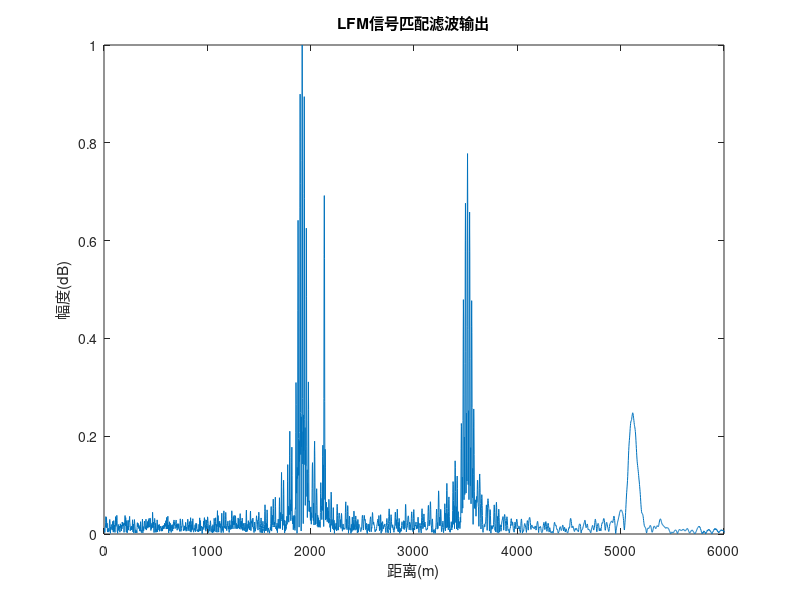
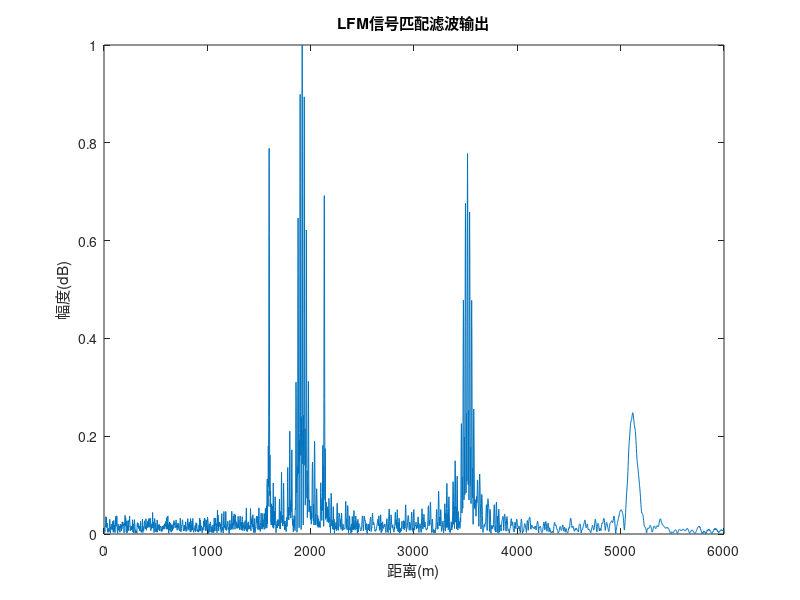
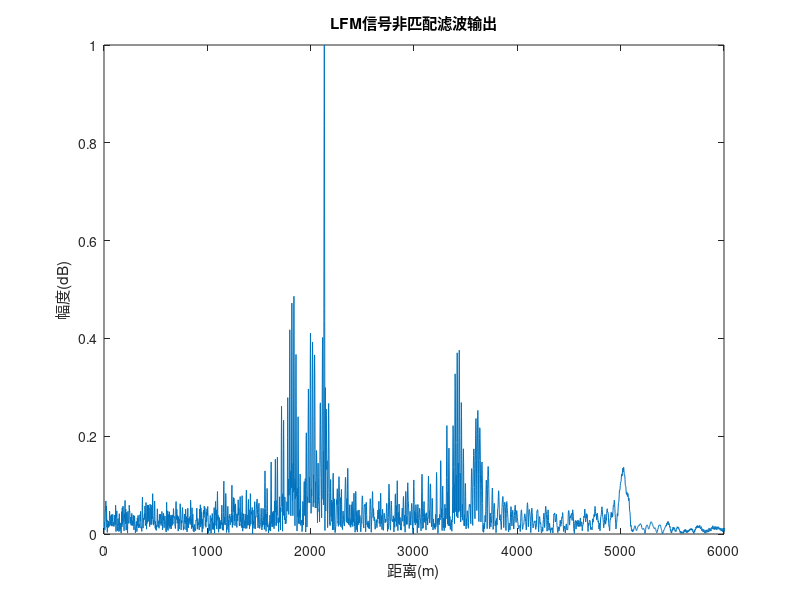
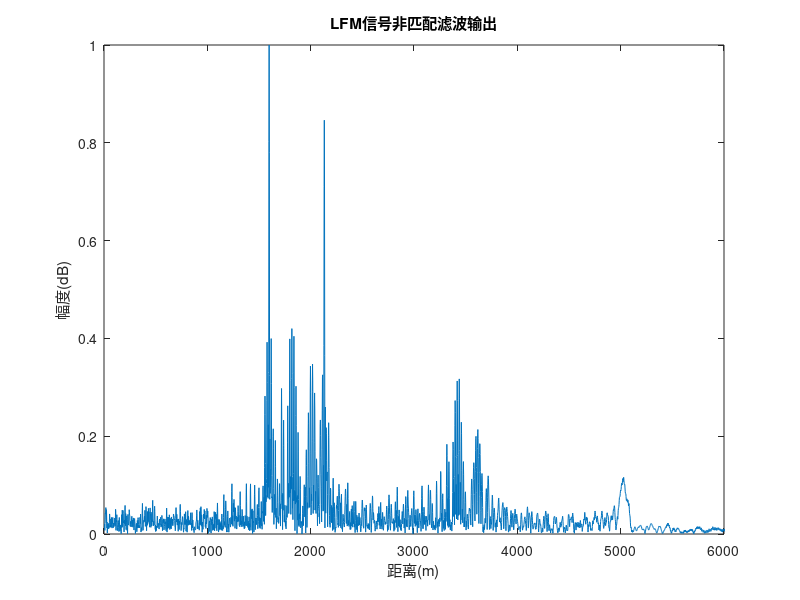

Write the MATLAB code that produced these figures, in order.
%————————————波形设计————————————————————————————
% 清除工作空间和命令窗口
clear;
clc;
%% 信号参数
T = 40e-6; % 信号时宽 40 us
B = 40e6; % 带宽 40 MHz
fs = 2 * B; % 采样频率，至少为带宽的两倍
t = 0 : 1/fs : T-1/fs; % 时间向量
L = length(t); % 信号长度（采样点）
% 距离参数
R_target1 = 2e3; % 目标1距离中心 2 km
R_target2 = 1.5e3;
R_jammer = 1.5e3; % 干扰机距离中心 1.5 km
c = 3e8; % 光速
target1_delay = 2 * R_target1 / c; % 往返延迟
target2_delay = 2 * R_target2 / c; % 往返延迟
jammer_delay = 2 * R_jammer / c;
jammer_delay_index = round(jammer_delay * fs);%干扰机路程时延
% 干扰机参数
T_samp_jammer = 2e-6; % 干扰机采样时宽 2 us
Ts_jammer = 8e-6; % 干扰机采样周期 8 us
% 信干比和信噪比
SIR = -15; % 信干比 -15 dB
SNR = 0; % 信噪比 0 dB
RCS = 1;
% 生成间歇采样脉冲串与干扰信号
pulse_train = zeros(length(t),1);
t_samp_jammer = 0 : 1/fs : T_samp_jammer-1/fs;
num_samps_jammer = length(t_samp_jammer);% 单次采样点数
num_periods = floor((T - T_samp_jammer) / Ts_jammer)+1;% 信号时宽内采样次数
for n = 0:num_periods-1%第n次采样
    start_idx = round((n * Ts_jammer) * fs)+1;%单次采样起始采样点数
    end_idx = start_idx + num_samps_jammer - 1;%终止采样点数
    if end_idx > L
        end_idx = L;
    end
    pulse_train(start_idx:end_idx) = 1; % 将采样时段置为 1
end
f0 = 10e6; % 起始频率
k = B / T; % 调频斜率
LFM_signal = exp(1j * (2 * pi * f0 * t + pi * k * t.^2));% LFM 信号
LFM_signal = LFM_signal';

signal_power = sum(abs(LFM_signal).^2)/L;% 计算信号功率
interference_power = signal_power / (10^(SIR/20));% 计算干扰功率
noise_power = signal_power / (10^(SNR/20));% 计算噪声功率
LFM_j = LFM_signal .* pulse_train;% 3200*1
Jammer_signal = LFM_j * sqrt(interference_power/sum(abs(LFM_j).^2)*L);
%% ISCRJ
jammer_ISCRJ = zeros(L,1);% 3200*1
Jammer_ISCRJ = zeros(L,1);% 3200*1
Jammer_n = zeros(5*num_samps_jammer,1);
z = length(Jammer_n);
for n = 0:num_periods-1% 第n次采样
    start_idx = round((n * Ts_jammer) * fs)+1;
    end_idx = start_idx + num_samps_jammer-1;
    Jammer_n = [Jammer_signal(start_idx : end_idx,1);Jammer_n(1:z-end_idx+start_idx-1,1)];
    if end_idx+1+z-1 <= L
        Jammer_ISCRJ(end_idx+1 : end_idx+1+z-1) = Jammer_ISCRJ(end_idx+1 : end_idx+1+z-1) + Jammer_n;
    else
        Jammer_ISCRJ(end_idx+1 : L,1) = Jammer_ISCRJ(end_idx+1 : L,1) + Jammer_n(1:L-end_idx,1);
    end
end
if jammer_delay_index < length(t)
    jammer_ISCRJ(jammer_delay_index:end,1) = Jammer_ISCRJ(1:end-jammer_delay_index + 1,1);
end
% 目标回波(多目标)
target1_echo = zeros(L,1);% 3200*1
target2_echo = zeros(L,1);% 3200*1
target1_delay_index = round(target1_delay * fs);
target2_delay_index = round(target2_delay * fs);
if target1_delay_index < length(t) && target2_delay_index < length(t)
    target1_echo(target1_delay_index:end,1) = RCS * LFM_signal(1:end-target1_delay_index + 1,1);%目标1回波
    target2_echo(target2_delay_index:end,1) = RCS * LFM_signal(1:end-target2_delay_index + 1,1);%目标2回波
end
% 计算噪声信号
noise = sqrt(noise_power/2)*(randn(L,1) + 1j * randn(L,1));
sig1 = target1_echo+jammer_ISCRJ+noise;
sig2 = target1_echo+target2_echo+jammer_ISCRJ+noise;
% 匹配滤波
matching_filter = conj(flip(LFM_signal));
output_single_ISCRJ = conv(sig1, matching_filter);
output_single_ISCRJ = fftshift(output_single_ISCRJ);
figure;
x = 1:length(output_single_ISCRJ);
plot(2*x,abs(output_single_ISCRJ)/max(abs(output_single_ISCRJ)));
xlim([0,6000]);
title('LFM信号匹配滤波输出');
xlabel('距离(m)');
ylabel('幅度(dB)');

output_single_ISCRJ = conv(sig2, matching_filter);
output_single_ISCRJ = fftshift(output_single_ISCRJ);
figure;
plot(2*x,abs(output_single_ISCRJ)/max(abs(output_single_ISCRJ)));
xlim([0,6000]);
title('LFM信号匹配滤波输出');
xlabel('距离(m)');
ylabel('幅度(dB)');

% 非匹配滤波
non_matched_filter_impulse = conj(flip(LFM_signal - LFM_j));
filtered_multi_ISCRJ = conv(sig1, non_matched_filter_impulse);
filtered_multi_ISCRJ = fftshift(filtered_multi_ISCRJ);
figure;
plot(2*x,abs(filtered_multi_ISCRJ)/max(abs(filtered_multi_ISCRJ)));
xlim([0,6000]);
title('LFM信号非匹配滤波输出');
xlabel('距离(m)');
ylabel('幅度(dB)');

filtered_multi_ISCRJ = conv(sig2, non_matched_filter_impulse);
filtered_multi_ISCRJ = fftshift(filtered_multi_ISCRJ);
figure;
plot(2*x,abs(filtered_multi_ISCRJ)/max(abs(filtered_multi_ISCRJ)));
xlim([0,6000]);
title('LFM信号非匹配滤波输出');
xlabel('距离(m)');
ylabel('幅度(dB)');